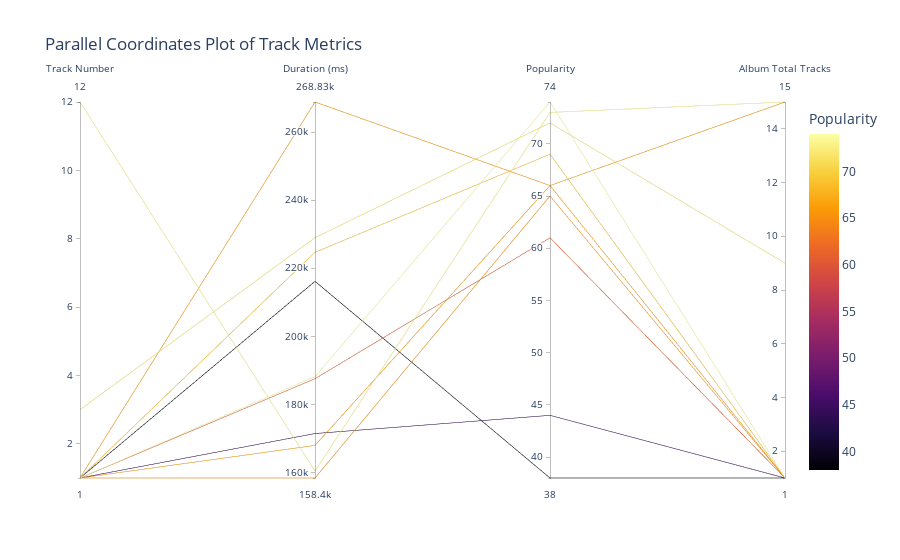

Write notebook code for a chart like this one.
### Code cell
# 6. Advanced: Parallel Coordinates Plot for Multi-dimensional Insights
import plotly.express as px

fig = px.parallel_coordinates(
    df,
    dimensions=['track_number', 'duration_ms', 'popularity', 'album_total_tracks'],
    color='popularity',
    color_continuous_scale=px.colors.sequential.Inferno,
    labels={
        'track_number': 'Track Number',
        'duration_ms': 'Duration (ms)',
        'popularity': 'Popularity',
        'album_total_tracks': 'Album Total Tracks'
    },
    title='Parallel Coordinates Plot of Track Metrics'
)
fig.show()

### Figure 1 — Plotly figure (JSON) as saved in the notebook; plotly's stock layout.template omitted (floating-point values rounded to 4 significant figures)
{"data": [{"dimensions": [{"label": "Track Number", "values": [1, 1, 12, 1, 1, 3, 1, 1, 1, 1]}, {"label": "Duration (ms)", "values": [224680, 171458, 160426, 216163, 188166, 228982, 187560, 167976, 268833, 158400]}, {"label": "Popularity", "values": [69, 44, 73, 38, 74, 72, 61, 66, 66, 65]}, {"label": "Album Total Tracks", "values": [1, 1, 15, 1, 1, 9, 1, 1, 15, 1]}], "domain": {"x": [0, 1], "y": [0, 1]}, "line": {"color": [69, 44, 73, 38, 74, 72, 61, 66, 66, 65], "coloraxis": "coloraxis"}, "name": "", "type": "parcoords"}], "layout": {"coloraxis": {"colorbar": {"title": {"text": "Popularity"}}, "colorscale": [[0, "#000004"], [0.1111, "#1b0c41"], [0.2222, "#4a0c6b"], [0.3333, "#781c6d"], [0.4444, "#a52c60"], [0.5556, "#cf4446"], [0.6667, "#ed6925"], [0.7778, "#fb9b06"], [0.8889, "#f7d13d"], [1, "#fcffa4"]]}, "legend": {"tracegroupgap": 0}, "title": {"text": "Parallel Coordinates Plot of Track Metrics"}}}
